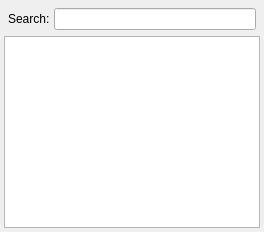
  <widget class="QDockWidget" name="searchDock">
   <property name="maximumSize">
    <size>
     <width>524287</width>
     <height>524287</height>
    </size>
   </property>
   <property name="windowIcon">
    <iconset resource="Resources.qrc">
     <normaloff>:/icons/images/search16.png</normaloff>:/icons/images/search16.png</iconset>
   </property>
   <property name="allowedAreas">
    <set>Qt::AllDockWidgetAreas</set>
   </property>
   <property name="windowTitle">
    <string>Search</string>
   </property>
   <attribute name="dockWidgetArea">
    <number>1</number>
   </attribute>
   <widget class="QWidget" name="dockWidgetContents">
    <layout class="QVBoxLayout" name="_5">
     <property name="spacing">
      <number>2</number>
     </property>
     <property name="margin">
      <number>4</number>
     </property>
     <item>
      <layout class="QHBoxLayout" name="_6">
       <property name="spacing">
        <number>4</number>
       </property>
       <property name="margin">
        <number>4</number>
       </property>
       <item>
        <widget class="QLabel" name="label">
         <property name="text">
          <string>Search:</string>
         </property>
         <property name="buddy">
          <cstring>searchEdit</cstring>
         </property>
        </widget>
       </item>
       <item>
        <widget class="QLineEdit" name="searchEdit">
         <property name="toolTip">
          <string>Wildcards (*, ?) and those powerful &quot;Regular Expressions&quot; (search for them on the internet) allowed</string>
         </property>
        </widget>
       </item>
      </layout>
     </item>
     <item>
      <widget class="QTreeView" name="searchResult">
       <property name="toolTip">
        <string>Search results of all airports, airlines and online pilots and controllers by ICAO, name or login.</string>
       </property>
       <property name="editTriggers">
        <set>QAbstractItemView::AllEditTriggers</set>
       </property>
       <property name="rootIsDecorated">
        <bool>false</bool>
       </property>
       <property name="uniformRowHeights">
        <bool>true</bool>
       </property>
       <property name="itemsExpandable">
        <bool>false</bool>
       </property>
       <property name="sortingEnabled">
        <bool>false</bool>
       </property>
       <attribute name="headerShowSortIndicator" stdset="0">
        <bool>true</bool>
       </attribute>
       <attribute name="headerShowSortIndicator" stdset="0">
        <bool>true</bool>
       </attribute>
      </widget>
     </item>
    </layout>
   </widget>
  </widget>
